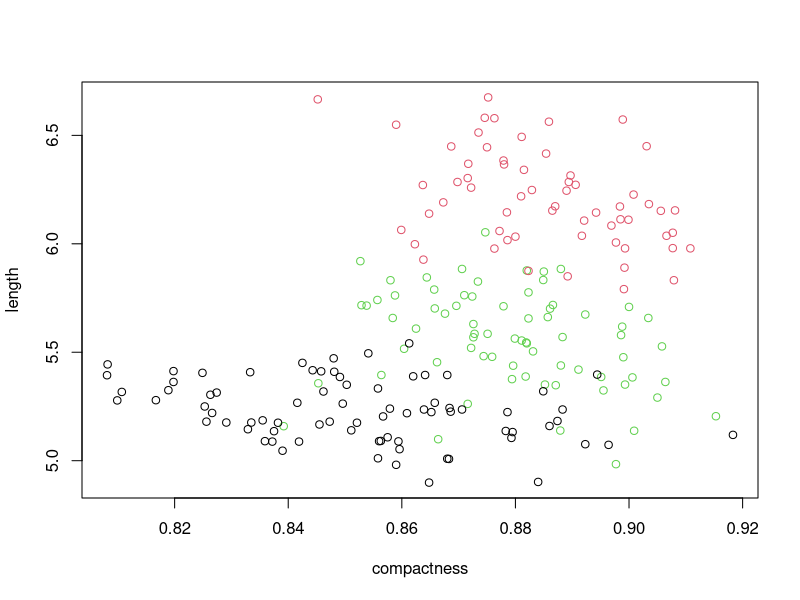
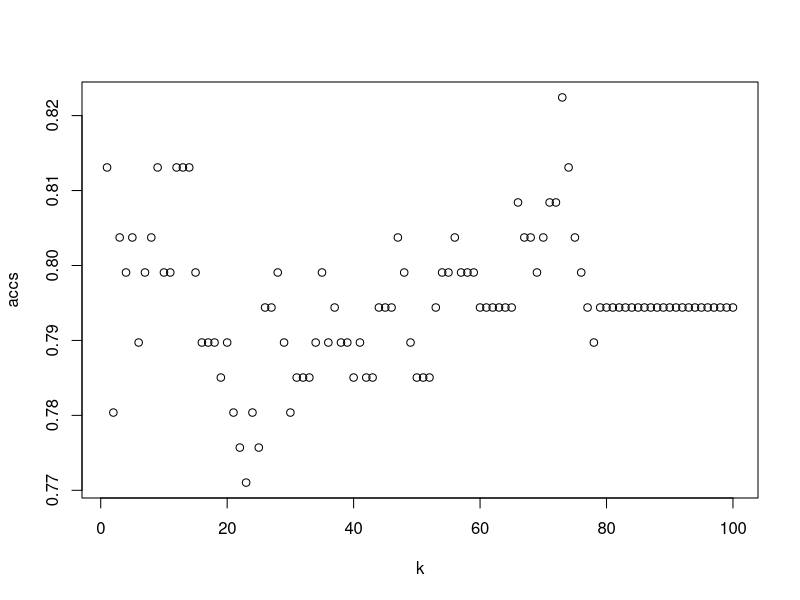

Recreate these plots in R, in order.
#rm(list=ls());  setwd("~/Dropbox/cs/bigdata/datacamp/intro_ml"); source("iml_practice.R")

#rm(list=ls());  setwd("C:/Users/zimine/Dropbox/cs/bigdata/datacamp/intro_ml"); source("iml_practice.R") 

##############################################################
#  chap. Performance
##############################################################

##read titanic dataset
# surviced is a response 
# features is pcClass (passenger glass), sex and age


titanic<-read.csv(file="titanic.csv", row.names=1,header=TRUE
				,colClasses=c("numeric", "factor", "numeric", "factor", "numeric") )

titanic$Survived <- factor(titanic$Survived, levels=c("1", "0")) #arrange factor levels

set.seed(1)
# A decision tree classification model is built on the data
library(rpart)
tree <- rpart(Survived ~ ., data = titanic, method = "class") #survived response, predictors all others
pred<-predict(tree, titanic, type="class")
conf<-table(titanic$Survived, pred) # make a confusion matrix
print(conf)

### compute accuracy, precision and recall
TP <- conf[1,1] 
FN <- conf[1,2] 
FP <- conf[2,1] 
TN <- conf[2,2] 

accuracy <- (TP + TN) / (TP+FN+FP+TN)
accuracy
precision <- TP/ (TP + FP)
precision 
recall <- TP / (TP + FN)
recall 

seeds <- read.csv(file="seeds.csv", row.names=1, header=T)

km_seeds <- kmeans(seeds, 3)
plot(length ~ compactness, data = seeds, col=km_seeds$cluster)
print(km_seeds$tot.withinss / km_seeds$betweenss)

### titanic example with  a dataset spilt between train and test sets
set.seed(1)
n <- nrow(titanic) # number of observations
shuffled <- titanic[sample(n),] #shuffle the dataset
pct_split<-0.7
train_indices <- 1:round(pct_split * n)
train <- shuffled[train_indices, ]
test_indices <- (round(pct_split * n) + 1):n
test <- shuffled[test_indices, ] # the rest of the dataset

#fill the model but on the training set
tree <- rpart(Survived ~ ., train, method = "class")
# Predict the outcome on the test set with tree:
pred<-predict(tree, test, type="class")
# Calculate the confusion matrix: conf
conf<-table(test$Survived, pred)
print(conf)
print(paste("accuracy:" , sum(diag(conf))/sum(conf) ))

##cross validation
# run 6 times with moving train set and data set
npass <- 6
accs <- rep(0,6) # a vec of accurencies
n<- nrow(shuffled)
for (i in 1:6) {
  # These indices indicate the interval of the test set
  indices <- (( (i-1) * round((1/npass)*n)) + 1):((i*round((1/npass) * n)))
  
  test <- shuffled[indices,] #indices are indexesof test set
  train <- shuffled[-indices,] #train is the rest
  tree <- rpart(Survived ~ ., train, method = "class")
  pred<-predict(tree, test, type="class")  
  conf<-table(test$Survived, pred)
  accs[i] <- sum(diag(conf))/sum(conf)
}

# Print out the mean of accs
print(paste("cross validation on 6 runs " ,mean(accs)))


### check the performance of classifier on two emails data sets
emails_small <- read.csv(file="emails_small.csv", header=T, row.names=1,colClasses=c("numeric","numeric","factor") )
emails_small$spam <- factor(emails_small$spam, levels=c("1", "0")) #rearrange factor levels
spam_classifier <- function(x){
  prediction <- rep(NA,length(x))
  prediction[x > 4] <- 1
  prediction[x >= 3 & x <= 4] <- 0
  prediction[x >= 2.2 & x < 3] <- 1
  prediction[x >= 1.4 & x < 2.2] <- 0
  prediction[x > 1.25 & x < 1.4] <- 1
  prediction[x <= 1.25] <- 0
  return(factor(prediction, levels=c("1","0")))
}

pred_small<-spam_classifier(emails_small$avg_capital_seq) #apply spam classifier
conf_small<-table(emails_small$spam, pred_small) #confusion matrix
acc_small <- sum(diag(conf_small))/sum(conf_small)
print(paste("accuracy for emails_small", acc_small)) #accuracy for emails set


### now on much bigger set
emails_full <- read.csv(file="emails_full.csv", header=T, row.names=1,colClasses=c("numeric", "numeric", "factor") )
emails_full$spam <- factor(emails_full$spam, levels=c("1", "0")) #rearrange factor levels

pred_full<-spam_classifier(emails_full$avg_capital_seq)
conf_full<-table(emails_full$spam, pred_full)
acc_full <- sum(diag(conf_full))/sum(conf_full)
print(paste("accuracy for emails_full",acc_full)) #accuracy for emails_full


#### now repeat exercise with indroducing bias to the model 
spam_classifier <- function(x){
  prediction <- rep(NA,length(x))
  prediction[x > 4] <- 1
  prediction[x <= 4 ] <- 0
  return(factor(prediction, levels=c("1","0")))
}
conf_small <- table(emails_small$spam, spam_classifier(emails_small$avg_capital_seq))
print(conf_small)
acc_small <- sum(diag(conf_small)) / sum(conf_small)
print(acc_small)

conf_full <- table(emails_full$spam, spam_classifier(emails_full$avg_capital_seq))
print(conf_full)
acc_full <- sum(diag(conf_full)) / sum(conf_full)

print(acc_full)


##############################################################
#  chap. Classification
##############################################################

set.seed(1)

titanic<-read.csv(file="titanic.csv", row.names=1,header=TRUE
				,colClasses=c("numeric", "factor", "numeric", "factor", "numeric") )

titanic$Survived <- factor(titanic$Survived, levels=c("1", "0")) #arrange factor levels
titanic$Pclass <- factor(titanic$Pclass, levels=c("1","2","3"))

idx_test <- c(555,147,140,652,290,412,84,176,156,110,179,407,2,420,391,326,385,618,222,703,573,327,427,525,677,536,606,142,486,547,697,414,467,503,22,599,470,517,225,358,70,271,613,455,537,20,670,367,94,632,299,346,671,647,124,61,601,186,129,679,231,283,52,362,544,237,36,673,395,139,487,375,312,14,433,411,510,423,308,642,315,681,86,5,614,54,688,471,587,600,69,648,707,657,135,619,259,588,261,333,546,105,509,208,108,197,302,43,616,466,328,187,711,359,701,682,674,245,492,698,273,603,320,434,393,569,200,195,257,329,73,189,26,133,221,191,534,131,522,482,653,220,235,149,691,668,3,687,46,182,543,256,463,505,548,633,172,97,175,479,672,174,306,32,18,419,167,232,621,83,236,65,164,180,63,709,397,478,11,634,27,493,530,574,297,71,591,145,549,340,661,106,365,91,9,409,443,120,211,641,476,516,440,625,7,284,230,640,59,413,360,241,269,441)

test <- titanic[idx_test,]
train <- titanic[-idx_test,]

require(rpart)
#require(rpart.plot)
#require(rattle)
#require(RColorBrewer)

tree <- rpart(Survived ~ Pclass+Sex+Age, data=train, method="class")

# Draw the decision tree (in R 2.15 no package  but it is availabe in R 3.2  in jupyter)
#fancyRpartPlot(tree)

#### k-nn 
## reuse  train and test  data sets of titanic
titanic<-read.csv(file="titanic.csv", row.names=1,header=TRUE
				,colClasses=c("numeric", "factor", "numeric", "factor", "numeric") )

titanic$Survived <- factor(titanic$Survived, levels=c("1", "0")) #arrange factor levels
idx_test <- c(555,147,140,652,290,412,84,176,156,110,179,407,2,420,391,326,385,618,222,703,573,327,427,525,677,536,606,142,486,547,697,414,467,503,22,599,470,517,225,358,70,271,613,455,537,20,670,367,94,632,299,346,671,647,124,61,601,186,129,679,231,283,52,362,544,237,36,673,395,139,487,375,312,14,433,411,510,423,308,642,315,681,86,5,614,54,688,471,587,600,69,648,707,657,135,619,259,588,261,333,546,105,509,208,108,197,302,43,616,466,328,187,711,359,701,682,674,245,492,698,273,603,320,434,393,569,200,195,257,329,73,189,26,133,221,191,534,131,522,482,653,220,235,149,691,668,3,687,46,182,543,256,463,505,548,633,172,97,175,479,672,174,306,32,18,419,167,232,621,83,236,65,164,180,63,709,397,478,11,634,27,493,530,574,297,71,591,145,549,340,661,106,365,91,9,409,443,120,211,641,476,516,440,625,7,284,230,640,59,413,360,241,269,441)

test <- titanic[idx_test,]
train <- titanic[-idx_test,]

#convert factor Sex  to a numeric variable
test$Sex <- as.numeric(test$Sex)-1
train$Sex <- as.numeric(train$Sex)-1

train_labels <- train$Survived
test_labels <- test$Survived 
knn_train <- train 
knn_test  <- test 
knn_train[,1] <- NULL # drop the Survived column 
knn_test[,1] <- NULL 

##normalized Pclass 
min_class <- min(knn_train$Pclass)
max_class <- max(knn_train$Pclass)
knn_train$Pclass <- (knn_train$Pclass - min_class) / (max_class - min_class) # observe min, max from train set used for train
knn_test$Pclass <- (knn_test$Pclass - min_class) / (max_class - min_class)  # same min, max used for test


min_age <- min(knn_train$Age)
max_age <- max(knn_train$Age)
knn_train$Age <- (knn_train$Age - min_age) / (max_age - min_age) 
knn_test$Age <- (knn_test$Age - min_age) / (max_age - min_age) 

## now knn_train, knn_tess  are normalized
require(class)
set.seed(1)
pred <- knn(train = knn_train, test=knn_test, cl=train_labels, k=5)
conf <- table(test_labels, pred)
print(conf)

##determine the optimal k in k-nn 
set.seed(1)
range <- 1:round(0.2 * nrow(knn_train))  # 1:100
accs <- rep(0,length(range))

## interate over k from 1 to 100 
for ( k in range) {
	pred <- knn(train = knn_train, test=knn_test, cl=train_labels, k=k)
	conf <- table(test_labels,pred)  #current confusion matrix
	accs[k] <- sum(diag(conf))/sum(conf) #compute the current accuracy
}
#graphical view of accuracy
plot(range, accs, xlab="k")
#the best k is found as the one with the highest accuracy
print(paste("k with highest accurancy:" ,  which(accs == max(accs)) ))






#end
